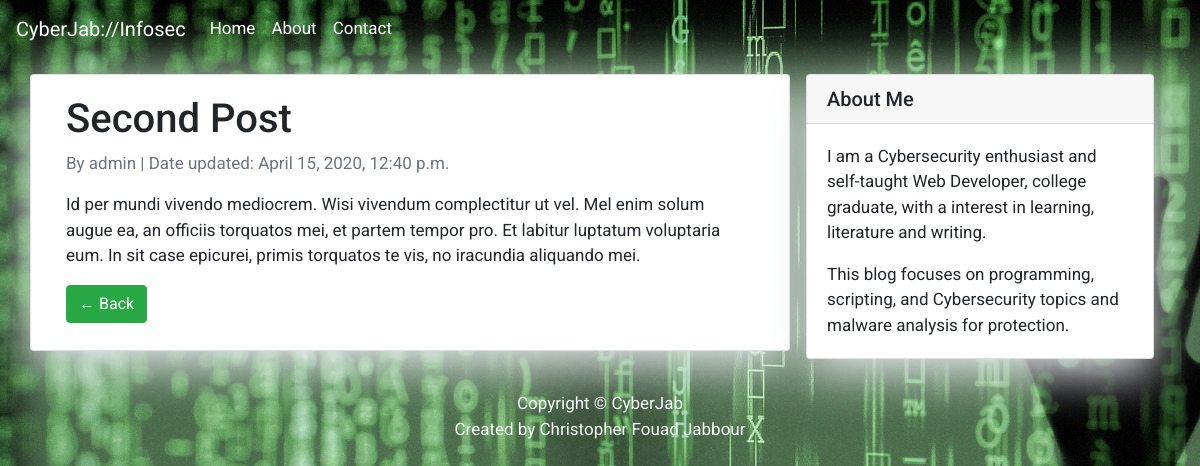
The page /post-2/ on the database its author committed.
### CyberJab/models.py (models this page shows, shortened)
class Post(models.Model):
    title = models.CharField(max_length=200, unique=True)
    author = models.ForeignKey(User,on_delete=models.CASCADE, related_name='blog_posts')
    slug = models.SlugField(max_length=200, unique=True)
    created_date = models.DateTimeField(auto_now = True)
    content = models.TextField()
    status = models.IntegerField(choices=STATUS, default = 0)
    class Meta:
        ordering = ['-created_date']

### CyberJab/views.py (the view)
# urls.py: path('<slug:slug>/', views.PostDetail.as_view(), name='post_detail'),
class PostDetail(generic.DetailView):
    model = Post
    template_name = 'post_detail.html'

### templates/post_detail.html
{% extends 'base.html' %} {% block content %}
<div class="container">
    <div class="row">
         <div class="col-md-8 card mb-4 mt-3 left top">
             <div class="card-body">
                 <h1> {% block title %} {{object.title}} {% endblock title%}</h1>
                 <p class=" text-muted">By {{ post.author }} | Date updated: {{ post.created_date }} </p>
                 <p class="card-text"> {{ object.content | safe }}</p>
                 <a href="{% url 'home' %}" class="btn btn-success"> &larr; Back </a>
             </div>
         </div>
        {% block sidebar %} {% include 'sidebar.html' %} {% endblock sidebar %}
    </div>
</div>
{% endblock content %}

### static/style.css (style rules this page uses)
body { font-family: "Roboto", sans-serif; font-size: 17px; background-color: black; }
.navbar-dark .navbar-brand, .navbar-toggler,.nav-link, li, a { color: white; !important; }
.card { box-shadow: 0 16px 48px #E3E7EB; border-radius: 15px; }

### templates/base.html (style rules this page uses)
body { font-family: "Roboto", sans-serif; font-size: 17px; background-color: black; background-image: url('static/hacker-4031973_1280.jpg'); }
.navbar, a, .navbar-dark .navbar-brand, .navbar-toggler,.nav-link { color: white; }

### rows shown on the page
Post: title "Second Post", author "admin", created_date "April 15, 2020, 12:40 p.m.", content "Id per mundi vivendo mediocrem. Wisi vivendum complectitur ut vel. Mel enim solum augue ea, an officiis torquatos mei, et partem tempor pro. Et labitur luptatum voluptaria eum. In sit case epicurei, primis torquatos te vis, no iracundia aliquando mei."
